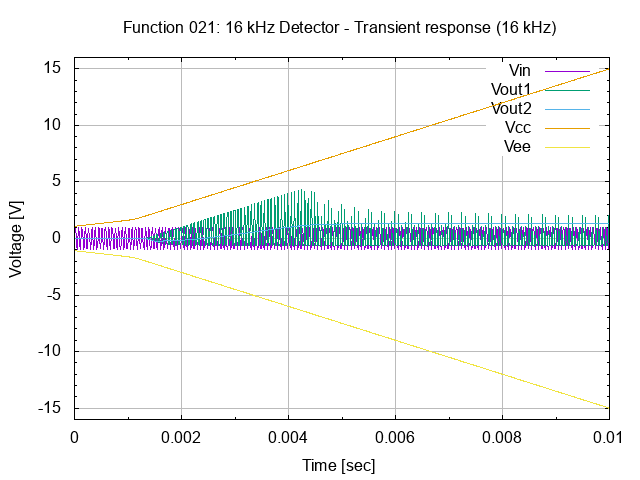

Source code (gnuplot):
# setup terminal
set term png

# setup graph
set output "26.021.00.01.01.02.png"
set title "Function 021: 16 kHz Detector - Transient response (16 kHz)"

# setup Y-axis
set yrange [-16:16]
set grid ytics lt 1 lw 1 lc rgb "#bbbbbb"
set mytics
set ylabel "Voltage [V]"

# setup X-axis
set grid xtics lt 1 lw 1 lc rgb "#bbbbbb"
set mxtics
set xrange [0:0.01]
set xlabel "Time [sec]"

# setup plot style
set style data lines
plot '26.021.00.01.01.dat' using 1:2 title "Vin", \
     '26.021.00.01.01.dat' using 1:3 title "Vout1", \
     '26.021.00.01.01.dat' using 1:4 title "Vout2", \
     '26.021.00.01.01.dat' using 1:5 title "Vcc", \
     '26.021.00.01.01.dat' using 1:6 title "Vee"

# set output back to default
set output

# reset terminal type
set terminal pop
